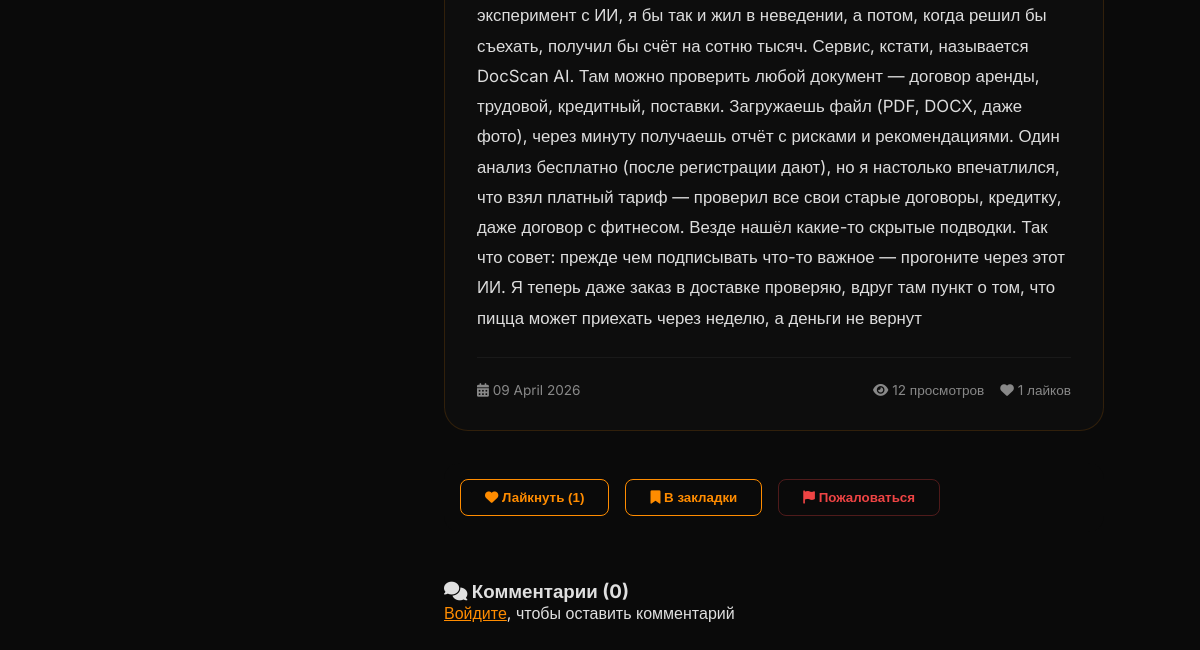
Page /article/привет,-история,-которая-произошла-со-мной-на-днях-db159f (lower part) on the earlier database version.
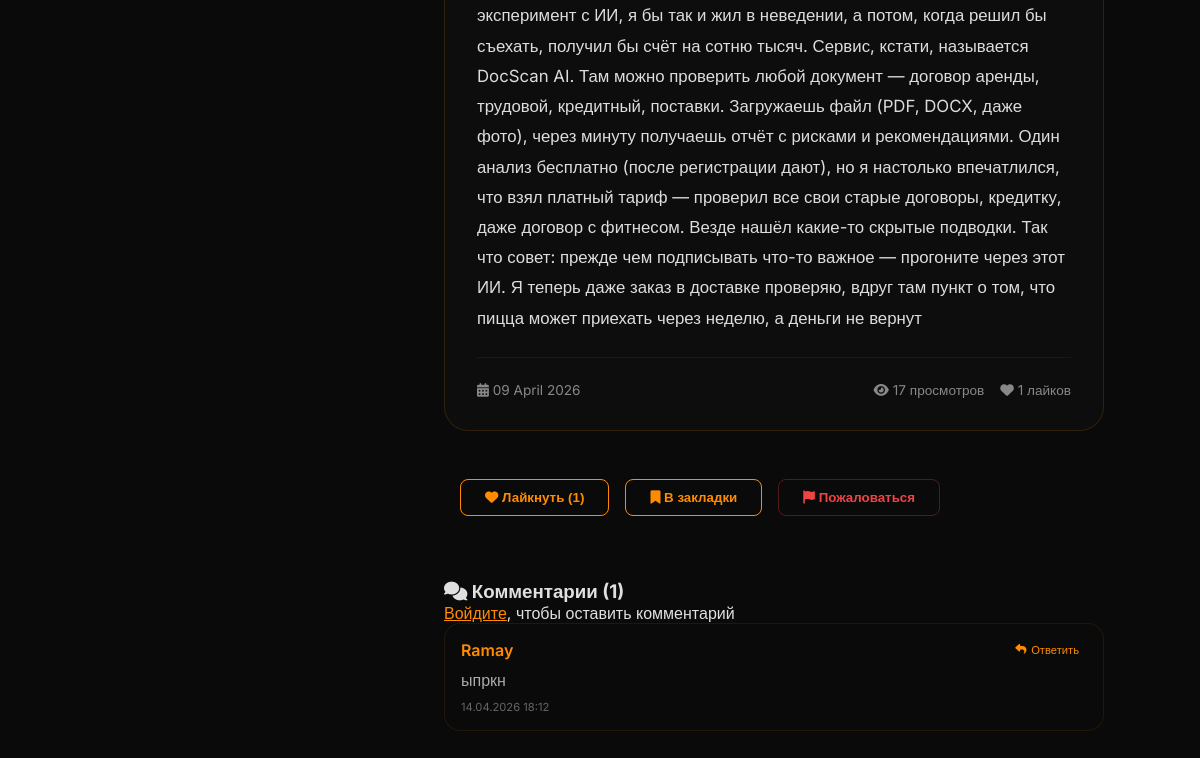
Same page on the later database version.
### database.py (models this page shows)
class Article(Base):
    __tablename__ = 'articles'
    id = Column(Integer, primary_key=True)
    title = Column(String, index=True)
    slug = Column(String, unique=True, index=True)
    description = Column(String, default='')
    content = Column(Text)
    user_id = Column(Integer, ForeignKey('users.id'))
    is_published = Column(Boolean, default=False)
    views = Column(Integer, default=0)
    likes = Column(Integer, default=0)
    created_at = Column(DateTime, default=datetime.now)
    updated_at = Column(DateTime, default=datetime.now, onupdate=datetime.now)

class Comment(Base):
    __tablename__ = 'comments'
    id = Column(Integer, primary_key=True)
    article_id = Column(Integer, ForeignKey('articles.id'))
    user_id = Column(Integer, ForeignKey('users.id'))
    text = Column(Text)
    created_at = Column(DateTime, default=datetime.now)

### main.py (the view)
@app.get("/article/{slug}", response_class=HTMLResponse)
async def article_detail(request: Request, slug: str, db: Session = Depends(get_db)):
    article = db.query(Article).filter(Article.slug == slug).first()
    user = get_current_user(request, db)
    if not article or (not article.is_published and (not user or user.id != article.user_id)):
        return templates.TemplateResponse("404.html", {"request": request, "user": user}, status_code=404)
    article.views += 1
    db.commit()
    author = db.query(User).filter(User.id == article.user_id).first()
    article.author_name = author.username if author else f"Автор #{article.user_id}"
    article.author_avatar = author.avatar if author else 'default.png'
    article.content_html = article.content
    article_cat = db.query(ArticleCategory).filter(ArticleCategory.article_id == article.id).first()
    if article_cat:
        cat = db.query(Category).filter(Category.id == article_cat.category_id).first()
        article.category = cat
    comments = db.query(Comment).filter(Comment.article_id == article.id).order_by(Comment.created_at.desc()).all()
    for comment in comments:
        comment_author = db.query(User).filter(User.id == comment.user_id).first()
        comment.author_name = comment_author.username if comment_author else f"Пользователь #{comment.user_id}"
    user_liked = False
    if user:
        user_liked = db.query(Like).filter(Like.article_id == article.id, Like.user_id == user.id).first() is not None
    all_articles = db.query(Article).filter(Article.is_published == True).all()
    total_articles = len(all_articles)
    total_views = sum(a.views for a in all_articles)
    total_likes = sum(a.likes for a in all_articles)
    slider_items = db.query(SliderItem).filter(SliderItem.is_active == True).order_by(SliderItem.order).all()
    return templates.TemplateResponse("article.html", {
        "request": request,
        "article": article,
        "comments": comments,
        "user": user,
        "user_liked": user_liked,
        "total_articles": total_articles,
        "total_views": total_views,
        "total_likes": total_likes,
        "slider_items": slider_items,
        "meta_title": article.title,
        "meta_description": article.description
    })

### templates/article.html (shortened to what this page needs)
{% extends "base.html" %}
{% block content %}
<div class="article-container">
    <div class="article-content">
        {{ article.content_html|safe }}
    </div>
    <div class="article-stats-bar">
        <div class="article-stats-left">
            <span><i class="fas fa-calendar-alt"></i> {{ article.created_at.strftime('%d %B %Y') }}</span>
        </div>
        <div class="article-stats-right">
            <span><i class="fas fa-eye"></i> {{ article.views }} просмотров</span>
            <span><i class="fas fa-heart"></i> {{ article.likes }} лайков</span>
        </div>
    </div>
</div>
<div class="like-section">
    <form method="post" action="/like/{{ article.id }}" style="display: inline;">
        <button type="submit" class="btn {% if user_liked %}btn-primary{% else %}btn-outline{% endif %}">
            <i class="fas fa-heart"></i> {% if user_liked %}Убрать лайк{% else %}Лайкнуть{% endif %} ({{ article.likes }})
        </button>
    </form>
    <form method="post" action="/bookmark/{{ article.id }}" style="display: inline;">
        <button type="submit" class="btn btn-outline">
            <i class="fas fa-bookmark"></i> В закладки
        </button>
    </form>
<button class="btn btn-outline" onclick="showComplaintForm('article', {{ article.id }})" style="color: #ef4444; border-color: rgba(239, 68, 68, 0.3);">
    <i class="fas fa-flag"></i> Пожаловаться
</button>
</div>
<div class="comments-section">
    <h3><i class="fas fa-comments"></i> Комментарии ({{ comments|length }})</h3>
    {% if user %}
    <form method="post" action="/comment/{{ article.id }}" style="margin: 1rem 0;">
        <textarea name="text" id="commentText" rows="3" placeholder="Напишите комментарий... (используйте @username для упоминания или нажмите 'Ответить')" required style="width: 100%; background: #0a0a0a; border: 1px solid #333; color: #fff; padding: 0.75rem; border-radius: 12px;"></textarea>
        <button type="submit" class="btn btn-primary" style="margin-top: 0.5rem;">Отправить</button>
    </form>
    {% else %}
    <p><a href="/login" style="color: #ff8c00;">Войдите</a>, чтобы оставить комментарий</p>
    {% endif %}
    {% for comment in comments %}
    <div class="comment" id="comment-{{ comment.id }}">
        <div class="comment-header">
            <div class="comment-author">{{ comment.author_name }}</div>
            <div class="comment-actions">
                <button class="reply-btn" onclick="replyToUser('{{ comment.author_name }}')"><i class="fas fa-reply"></i> Ответить</button>
            </div>
        </div>
        <div class="comment-text">{{ comment.text }}</div>
        <div class="comment-date">{{ comment.created_at.strftime('%d.%m.%Y %H:%M') }}</div>
    </div>
    {% endfor %}
</div>
{% endblock %}

Differences in the rows shown:
changed Article: views "12" → "17"
added Comment: author_name "Ramay", text "ыпркн", created_at "14.04.2026 18:12"
Other differences:
{{ comments|length }}: "0" → "1"
